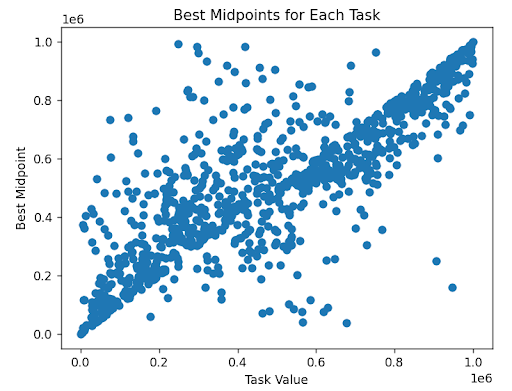

Write the Python code that produced this figure.
import json
import time
import matplotlib.pyplot as plt

with open("ex2data.json") as InFile:
    data = json.load(InFile)

with open("ex2tasks.json") as InFile:
    tasks = json.load(InFile)

def binary_search_with_config(x, first_mid):
    low = 0
    high = len(data) - 1

    if data[first_mid] == x:
        return first_mid
    elif data[first_mid] < x:
        low = first_mid + 1
    else:
        high = first_mid - 1

    while low <= high:
        mid = (low + high) // 2

        if data[mid] == x:
            return mid
        elif data[mid] < x:
            low = mid + 1
        else:
            high = mid - 1

    return -1

best_midpoints = {}
for value in tasks:
    init_mid = 0
    mid = []
    times = []
    while (init_mid < len(data)):
        start = time.perf_counter()
        binary_search_with_config(value, init_mid)
        end = time.perf_counter()
        mid.append(init_mid)
        times.append(end-start)
        init_mid += 500
    best_time = min(times)
    best_index = times.index(best_time)
    best_midpoint = mid[best_index]
    best_midpoints[value] = best_midpoint

print(best_midpoints)

plt.scatter(tasks, [best_midpoints[x] for x in tasks])
plt.title("Best Midpoints for Each Task")
plt.xlabel("Task Value")
plt.ylabel("Best Midpoint")
plt.show()
